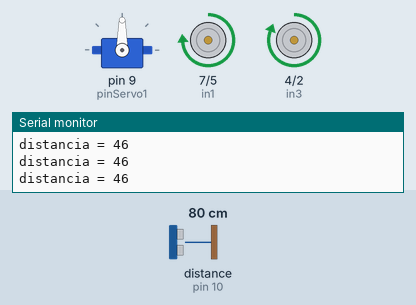
The sketch below on a simulated Arduino Uno, built with avr-gcc and run on an emulated ATmega328P. Shown: servo, motor-driver pin pairs drawn as motors (green arrow = first pin HIGH = forward, orange = second pin HIGH = backward, longer = more drive, scaled by the enable pin), the last lines printed to the serial monitor. The inputs (shaded band) are chosen by the test bench; at power-on: distance to the obstacle (sensor on pin 10) 80 cm. The echo pulse lasts 58.3 µs per cm.

Above: at 6.2 s.
6.3 s: distance to the obstacle (sensor on pin 10) set to 56 cm
7.8 s: distance to the obstacle (sensor on pin 10) set to 47 cm
At 8.7 s:
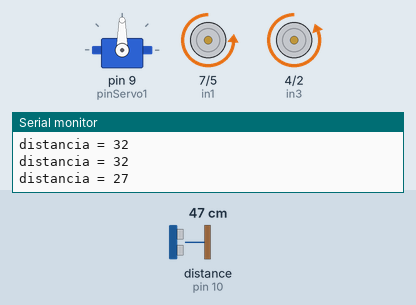
At 12.4 s:
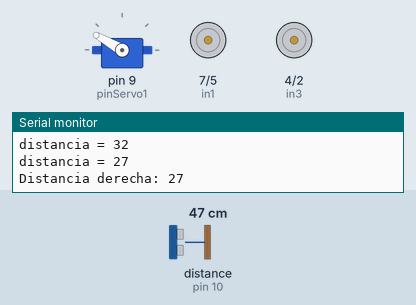
13.4 s: distance to the obstacle (sensor on pin 10) set to 250 cm
16.4 s: distance to the obstacle (sensor on pin 10) set to 2 cm
At 19.3 s:
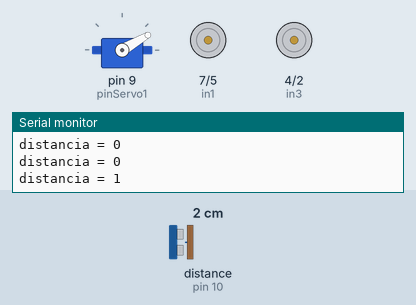
Timing chart, 0 to 32.6 s (numbered marks = the images above; inputs shaded):
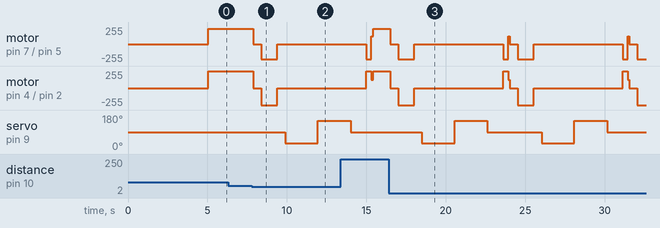

The sketch:

SmartCarDetectObstacles.ino
```cpp
// Para poder programar servo-motores se debe incluir la librería Servo.h
#include <Servo.h>

#include "NewPing.h"

// MOTOR 1 (Izquierdo)
// Pines de conexión en la tarjeta Arduino. Los pines de conexión
//  unidos a enA y enB de la tarjeta L298N, deben ser PWM (~)
int enA = 6; // Pin enA de la tarjeta controladora L298N
int in1 = 7;  // Pin in1 "  "  "       "            "
int in2 = 5;  // Pin in2 "  "  "       "            "
// MOTOR 2 (Derecho)
int in3 = 4; // Pin in3 de la tarjeta controladora L298N
int in4 = 2; // Pin in4 "  "  "       "            "
int enB = 3; // Pin enB "  "  "       "            "

// Pin de la tarjeta Arduino donde se haya conectado el pin Echo del sensor ultrasonidos
int pinEcho = 10;
// Pin de la tarjeta Arduino donde se haya conectado el pin Trig del sensor ultrasonidos
int pinTrig = 11;

// Pin de la tarjeta Arduino donde se ha conectado el pin de señal del servo
int pinServo1 = 9;

// Pin de sensores seguidores de líneas
int pinLineTrackingRight = 13;
int pinLineTrackingLeft = 12;

// El servo-motor se va a ir posicionando sucesivamente
//  para mirar al centro, derecha e izquierda, por lo que se van a
//  almacenar en 3 constantes los ángulos que debe tomar el servo-motor
//  para tomar las posiciones deseadas
const int ANGULO_CENTRO = 90;
const int ANGULO_IZQUIERDA = 150; //130
const int ANGULO_DERECHA = 30; //50

// Almacena el ángulo en el que se encuentre el servo-motor en cada momento
int anguloServo = ANGULO_CENTRO;

// Si el servo-motor está posicionado en el ángulo central, hay que conocer
//  si se está girando hacia la derecha o hacia la izquierda para poder establecer
//  el siguiente ángulo, que podrá ser hacia la derecha o hacia la izquierda según
//  el sentido de giro actual
boolean haciaDerecha = true;

// Valor de compensación para frenar la velocidad de los motores en caso de que
//  la velocidad sera demasiado alta. 1 = máxima velocidad
const float POTENCIA_MOTOR = 1;

// Valores para compensar la velocidad de los motores en caso de que un motor
//  tenga más velocidad que otro en todo momento
const float COMPENSA_MOTOR_IZQUIERDO = 0.9;
const float COMPENSA_MOTOR_DERECHO = 1;

const int DIRECCION_PARAR = 0;
const int DIRECCION_ADELANTE = 1;
const int DIRECCION_ATRAS = 2;
const int DIRECCION_ROTACION_DERECHA = 3;
const int DIRECCION_ROTACION_IZQUIERDA = 4;

// Variable que hace referencia al servo-motor del sensor de obstáculos
Servo servo1;

int max_distance = 200; // Distancia máxima a detectar en cm
const int DISTANCIA_OBSTACULO = 30;

const int TIEMPO_RETROCESO = 1000;
const int TIEMPO_GIRO = 300;

NewPing sonar(pinTrig, pinEcho, max_distance);
/*
 *
 *  SETUP
 *
 */
void setup() {
  Serial.begin(9600);

  // Establecer el modo de salida para todos los pines utilizados
  //  para la conexión de los motores
  pinMode(enA, OUTPUT);
  pinMode(in1, OUTPUT);
  pinMode(in2, OUTPUT);
  pinMode(in3, OUTPUT);
  pinMode(in4, OUTPUT);
  pinMode(enB, OUTPUT);

  // Activación del pin TRIG como salida, para enviar el pulso ultrasónico
  pinMode(pinTrig, OUTPUT);
  // Activación del pin ECHO como entrada, para recibir el pulso ultrasónico
  pinMode(pinEcho, INPUT);

  servo1.attach(pinServo1);
  servo1.write(ANGULO_CENTRO);

  // Esperar un momento para preparar el coche en su lugar
  delay(5000);
}

/*
 *
 *  LOOP
 *
 */
void loop() {
  int distancia = obtenerDistanciaObstaculo();
  Serial.print("distancia = ");
  Serial.println(distancia);
  if(distancia < DISTANCIA_OBSTACULO && distancia != 0) {
    rotarMayorDistancia();
  } else {
    moverCoche(DIRECCION_ADELANTE, 255 * POTENCIA_MOTOR);
    //moverOjos();
  }
  delay(50);
}

int obtenerDistanciaObstaculo() {
  return sonar.ping_median(3) / 100;
}

void moverOjos() {
  // Actuar de manera manera diferente según el ángulo en el que se encuentre
  //  actualmente el servo-motor
  switch(anguloServo) {
    case ANGULO_DERECHA:
      // Si está hacia la derecha, girarlo hacia el ángulo del centro
      anguloServo = ANGULO_CENTRO;
      // El sentido de giro se establece hacia la izquierda
      haciaDerecha = false;
      break;
    case ANGULO_CENTRO:
      // Si el servo-motor está en la posición central, hay que averiguar si queremos
      //  girarlo hacia la derecha o hacia la izquierda, en función del sentido en el que
      //  actualmente está girando
      if(haciaDerecha) {
        anguloServo = ANGULO_DERECHA;
      } else {
        anguloServo = ANGULO_IZQUIERDA;
      }
      break;
    case ANGULO_IZQUIERDA:
      // Si está hacia la izquierda, girarlo hacia el ángulo del centro
      anguloServo = ANGULO_CENTRO;
      // El sentido de giro se establece hacia la derecha
      haciaDerecha = true;
      break;
  }
  // Mover el servo-motor hasta el ángulo que se ha calculado
  servo1.write(anguloServo);
  // Esperar en esa posición un tiempo para asegurar que el motor ha alcanzado
  //  esa posición (Speed:  4.8V: 0.12 sec/60°)
  delay(300);
}

void moverCoche(int direccion, int velocidad) {
  switch(direccion) {
    case DIRECCION_PARAR:
      digitalWrite(in1, LOW);
      digitalWrite(in2, LOW);
      analogWrite(enA, 0);
      digitalWrite(in3, LOW);
      digitalWrite(in4, LOW);
      analogWrite(enB, 0);
      break;
    case DIRECCION_ADELANTE:
      digitalWrite(in1, HIGH);
      digitalWrite(in2, LOW);
      analogWrite(enA, velocidad * COMPENSA_MOTOR_IZQUIERDO);
      digitalWrite(in3, HIGH);
      digitalWrite(in4, LOW);
      analogWrite(enB, velocidad * COMPENSA_MOTOR_DERECHO);
      break;
    case DIRECCION_ATRAS:
      digitalWrite(in1, LOW);
      digitalWrite(in2, HIGH);
      analogWrite(enA, velocidad * COMPENSA_MOTOR_IZQUIERDO);
      digitalWrite(in3, LOW);
      digitalWrite(in4, HIGH);
      analogWrite(enB, velocidad * COMPENSA_MOTOR_DERECHO);
      break;
  case DIRECCION_ROTACION_IZQUIERDA: // izquierda atrás, derecha adelante
      digitalWrite(in1, LOW);
      digitalWrite(in2, HIGH);
      analogWrite(enA, velocidad * COMPENSA_MOTOR_IZQUIERDO);
      digitalWrite(in3, HIGH);
      digitalWrite(in4, LOW);
      analogWrite(enB, velocidad * COMPENSA_MOTOR_DERECHO);
      break;
  case DIRECCION_ROTACION_DERECHA:  // derecha atrás, izquierda adelante
      digitalWrite(in1, HIGH);
      digitalWrite(in2, LOW);
      analogWrite(enA, velocidad * COMPENSA_MOTOR_IZQUIERDO);
      digitalWrite(in3, LOW);
      digitalWrite(in4, HIGH);
      analogWrite(enB, velocidad * COMPENSA_MOTOR_DERECHO);
      break;
  }
}

void rotarMayorDistancia() {
  int distanciaDerecha, distanciaIzquierda;

  // Parar el coche
  moverCoche(DIRECCION_PARAR, 0);
  delay(500);
  // Retrodecer un poco
  moverCoche(DIRECCION_ATRAS, 255 * POTENCIA_MOTOR);
  delay(TIEMPO_RETROCESO);
  // Parar el coche
  moverCoche(DIRECCION_PARAR, 0);
  delay(500);

  // Mirar a la derecha y obtener distancia
  anguloServo = ANGULO_DERECHA;
  servo1.write(anguloServo);
  delay(1000);
  distanciaDerecha = obtenerDistanciaObstaculo();
  delay(1000);
  Serial.print("Distancia derecha: ");
  Serial.println(distanciaDerecha);

  // Mirar a la izquierda y obtener distancia
  anguloServo = ANGULO_IZQUIERDA;
  servo1.write(anguloServo);
  delay(1000);
  distanciaIzquierda = obtenerDistanciaObstaculo();
  delay(1000);
  Serial.print("Distancia izquierda: ");
  Serial.println(distanciaIzquierda);

  anguloServo = ANGULO_CENTRO;
  servo1.write(anguloServo);
  delay(1000);

  // Mover un poco hacia atrás antes de girar
//  moverCoche(DIRECCION_ATRAS, 255 * POTENCIA_MOTOR);
//  delay(300);
  // Rotar el coche hacia el lado con el obstáculo más lejano
  if(distanciaDerecha == 0 || distanciaDerecha > distanciaIzquierda) {
    moverCoche(DIRECCION_ROTACION_DERECHA, 255 * POTENCIA_MOTOR);
    delay(TIEMPO_GIRO);
  } else {
    moverCoche(DIRECCION_ROTACION_IZQUIERDA, 255 * POTENCIA_MOTOR);
    delay(TIEMPO_GIRO);
  }

  // Dejar el coche moviendo hacia adelante
  moverCoche(DIRECCION_ADELANTE, 255 * 0.5);
}
```

Measured:
- the behaviour switches between 52 and 51 cm on distance to the obstacle (sensor on pin 10) (found by bisection; images 0 and 1)
- after the input at 7.8 s, motor on pin 7 (in1) / pin 5 (in2): forward 229/255 → stopped after 0.08 s, → backward 229/255 0.50 s later, → stopped 1.0 s later; motor on pin 4 (in3) / pin 2 (in4): forward 255/255 → stopped after 0.08 s, → backward 255/255 0.50 s later, → stopped 1.0 s later
